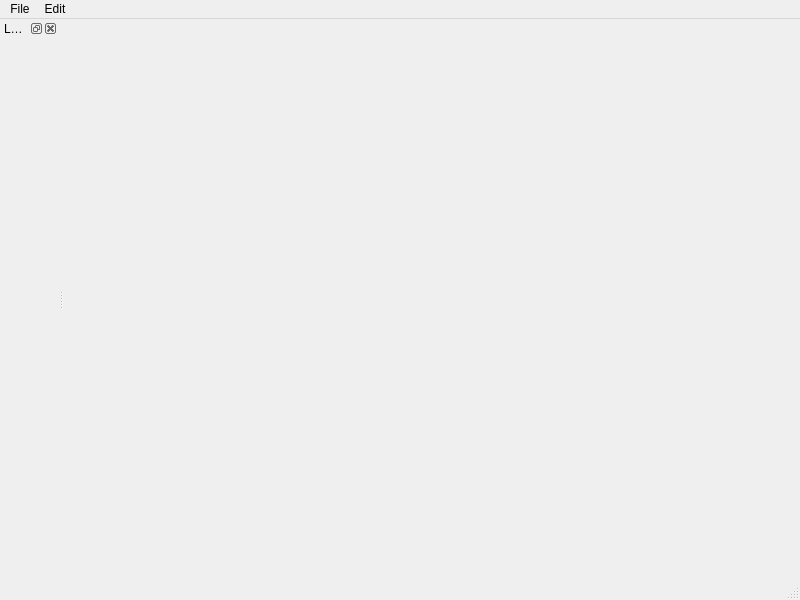
<?xml version="1.0" encoding="UTF-8"?>
<ui version="4.0">
 <class>LessonEditorMainWindow</class>
 <widget class="QMainWindow" name="LessonEditorMainWindow">
  <property name="geometry">
   <rect>
    <x>0</x>
    <y>0</y>
    <width>800</width>
    <height>600</height>
   </rect>
  </property>
  <property name="windowTitle">
   <string>MainWindow</string>
  </property>
  <widget class="QWidget" name="centralwidget"/>
  <widget class="QMenuBar" name="menubar">
   <property name="geometry">
    <rect>
     <x>0</x>
     <y>0</y>
     <width>800</width>
     <height>22</height>
    </rect>
   </property>
   <widget class="QMenu" name="menuFile">
    <property name="title">
     <string>File</string>
    </property>
   </widget>
   <widget class="QMenu" name="menuEdit">
    <property name="title">
     <string>Edit</string>
    </property>
   </widget>
   <addaction name="menuFile"/>
   <addaction name="menuEdit"/>
  </widget>
  <widget class="QStatusBar" name="statusbar"/>
  <widget class="QDockWidget" name="dockWidgetLesson">
   <property name="windowTitle">
    <string>Lesson</string>
   </property>
   <attribute name="dockWidgetArea">
    <number>1</number>
   </attribute>
   <widget class="QWidget" name="dockWidgetContents">
    <layout class="QGridLayout" name="gridLayout">
     <property name="leftMargin">
      <number>0</number>
     </property>
     <property name="topMargin">
      <number>0</number>
     </property>
     <property name="rightMargin">
      <number>0</number>
     </property>
     <property name="bottomMargin">
      <number>0</number>
     </property>
     <item row="0" column="0">
      <widget class="QWidget" name="widgetLesson" native="true"/>
     </item>
    </layout>
   </widget>
  </widget>
 </widget>
 <resources/>
 <connections/>
</ui>
